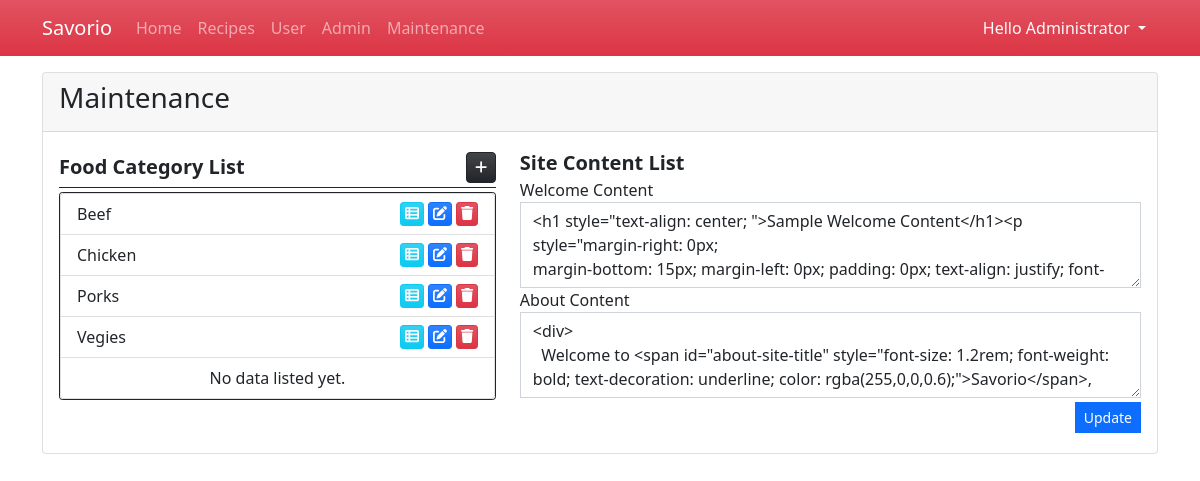
The app's page /admin/?page=maintenance (signed in) with its own data.
### tables this page shows
CREATE TABLE `category_list` (
            `category_id` INTEGER NOT NULL PRIMARY KEY AUTOINCREMENT,
            `name` TEXT NOT NULL,
            `description` TEXT NOT NULL 
        );

### admin/maintenance.php (the view, shortened to what this page needs)
<div class="card">
    <div class="card-header d-flex justify-content-between">
        <h3 class="card-title">Maintenance</h3>
    </div>
    <div class="card-body">
        <div class="col-12 h-100">
            <div class="row h-100">
                <div class="col-md-5">
                    <div class="w-100 d-flex border-bottom border-dark py-1 mb-1">
                        <div class="fs-5 col-auto flex-grow-1"><b>Food Category List</b></div>
                        <div class="col-auto flex-grow-0 d-flex justify-content-end">
                            <a href="javascript:void(0)" id="new_category" class="btn btn-dark btn-sm bg-gradient rounded-2" title="Add Category"><span class="fa fa-plus"></span></a>
                        </div>
                    </div>
                    <div class="overflow-auto border rounded-1 border-dark">
                        <ul class="list-group">
                            <?php
                            $cat_qry = $conn->query("SELECT * FROM `category_list` order by `name` asc");
                            while($row = $cat_qry->fetchArray()):
                            ?>
                            <li class="list-group-item d-flex">
                                <div class="col-auto flex-grow-1">
                                    <?php echo $row['name'] ?>
                                </div>
                                <div class="col-auto d-flex justify-content-end">
                                    <a href="javascript:void(0)" class="view_category btn btn-sm btn-info text-light bg-gradient py-0 px-1 me-1" title="View Category Details" data-id="<?php echo $row['category_id'] ?>" ><span class="fa fa-th-list"></span></a>
                                    <a href="javascript:void(0)" class="edit_category btn btn-sm btn-primary bg-gradient py-0 px-1 me-1" title="Edit Category Details" data-id="<?php echo $row['category_id'] ?>"  data-name="<?php echo $row['name'] ?>"><span class="fa fa-edit"></span></a>
                                    <a href="javascript:void(0)" class="delete_category btn btn-sm btn-danger bg-gradient py-0 px-1" title="Delete Category" data-id="<?php echo $row['category_id'] ?>"  data-name="<?php echo $row['name'] ?>"><span class="fa fa-trash"></span></a>
                                </div>
                            </li>
                            <?php endwhile; ?>
                            <?php if(!$cat_qry->fetchArray()): ?>
                                <li class="list-group-item text-center">No data listed yet.</li>
                            <?php endif; ?>
                        </ul>
                    </div>
                </div>
                <div class="col-md-7">
                    <div class="fs-5 col-auto flex-grow-1"><b>Site Content List</b></div>
                    <form action="" id="settings-form">
                        <div class="form-group">
                            <label for="welcome" class="control-label">Welcome Content</label>
                            <textarea name="welcome" id="welcome" cols="30" rows="3" class="form-control rounded-0 summernote" data-placeholder="Write the content here." data-height="40vh" required><?php echo is_file('../welcome.html') ? file_get_contents('../welcome.html') : '' ?></textarea>
                        </div>
                        <div class="form-group">
                            <label for="about" class="control-label">About Content</label>
                            <textarea name="about" id="about" cols="30" rows="3" class="form-control rounded-0 summernote" data-placeholder="Write the content here." data-height="40vh" required><?php echo is_file('../about.html') ? file_get_contents('../about.html') : '' ?></textarea>
                        </div>
                        <div class="form-group d-flex w-100 justify-content-end">
                            <button class="btn btn-sm btn-primary rounded-0 my-1">Update</button>
                        </div>
                    </form>
            </div>
            </div>
        </div>
    </div>
</div>

### admin/index.php (style rules this page uses)
:root { --bs-success-rgb:71, 222, 152 !important; }
html,body { height:100%; width:100%; }

### records on screen
category_list: name "Beef"
category_list: name "Chicken"
category_list: name "Porks"
category_list: name "Vegies"

### other values on screen
$_SESSION['fullname'] "Administrator"
